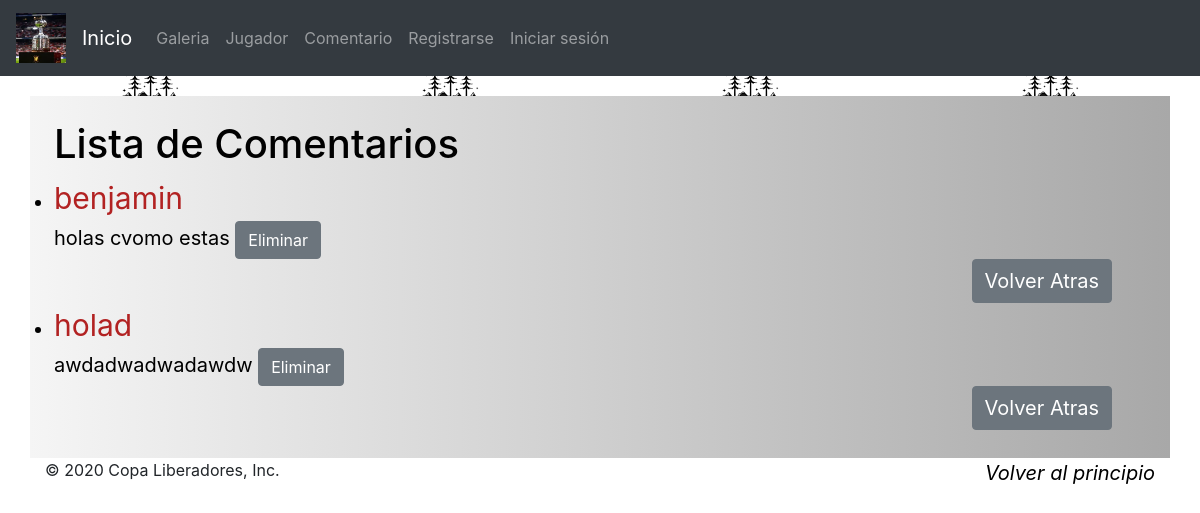
/copa/vista1/, run on an earlier commit of the app's database.
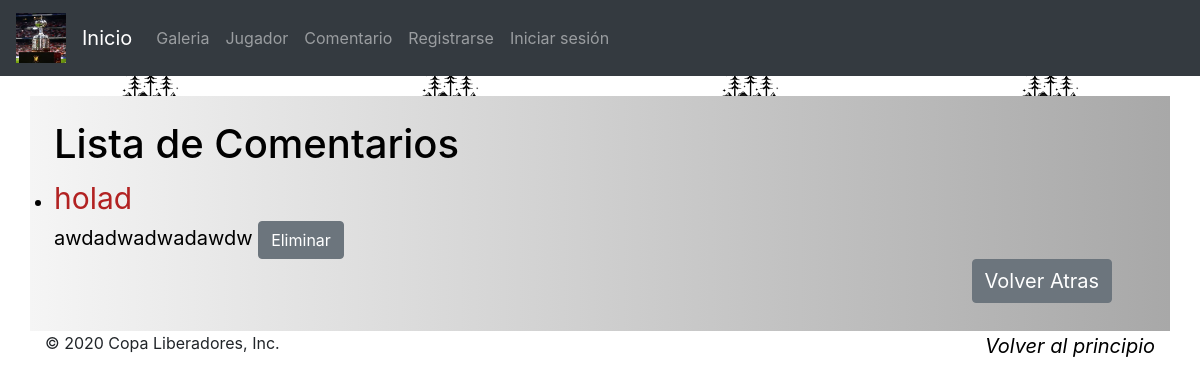
And on a later commit of the database.
### copa/models.py (models this page shows, shortened)
class Comentario(models.Model):
    rut1 = models.CharField(max_length=8,primary_key=True, help_text='ingrese 8 Caracteres')
    nombre = models.CharField(max_length=100)
    descripcion = models.TextField(max_length=500)
    class Meta:
        ordering=['nombre']
    def get_absolute_url(self):
        return reverse('Comentario-detail', args=[str(self.rut1)])

### copa/views.py (the view)
# urls.py: path('vista1/',views.ComentarioListView.as_view(), name='vistacomentario')
class ComentarioListView(generic.ListView):
    model = Comentario

### copa/templates/copa/comentario_list.html (shortened to what this page needs)
{% extends "base_generic.html" %}
{% block content %}
{% load static %}
<link rel="stylesheet" href="{% static 'formu2.css'%}">
<link rel="stylesheet" href="{% static 'css/bootstrap.min.css'%}">
<link rel="stylesheet" href="https://stackpath.bootstrapcdn.com/bootstrap/4.3.1/css/bootstrap.min.css">
<br><br><br><br>
<body>
    <div class="container" style="background: -webkit-linear-gradient(to right, rgb(248, 248, 248), #9c8f8f);
    background: linear-gradient(to right, #f5f5f5, #a8a8a8);padding-top: 2%;padding-bottom: 1%;padding-left: 2%;display: block; margin: auto;">
    <h1 style="color: black;">Lista de Comentarios</h1>
    {%if comentario_list %}
    <ul>
        {%for comentario in comentario_list %}
        <li style=" color: black; font-size: 20px;">
            <a style=" color:firebrick;font-size: 30px;"href="{{ comentario.get_absolute_url}}">{{comentario.nombre}}</a> <br>{{comentario.descripcion}}
            <a href="{% url 'comentario_delete' comentario.rut1 %}"> <input class="btn btn-secondary"type="button" value="Eliminar"></a>
        </li>
        <a href="{% url 'comentario_create' %}"> <input style="font-size: 20px;"class="btn btn-secondary offset-md-10"type="button" value="Volver Atras"></a>
        {% endfor %}
    </ul>
    {% else %}
    <br>
        <p style="font-size: 40px;">No Se Encuentran Comentarios Registrados </p>
    {% endif %}
    </div>
</body>
{% endblock %}

What changed in the data, as far as the page shows it:
removed Comentario: nombre "benjamin", descripcion "holas cvomo estas"
